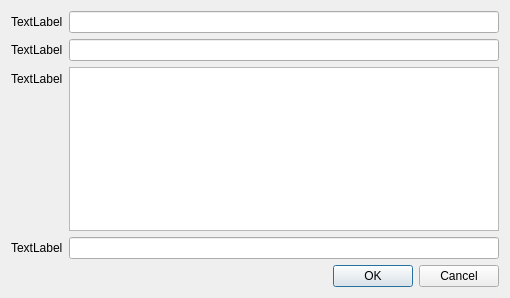
<?xml version="1.0" encoding="UTF-8"?>
<ui version="4.0">
 <class>Dialog</class>
 <widget class="QDialog" name="Dialog">
  <property name="geometry">
   <rect>
    <x>0</x>
    <y>0</y>
    <width>510</width>
    <height>298</height>
   </rect>
  </property>
  <property name="windowTitle">
   <string>Dialog</string>
  </property>
  <property name="modal">
   <bool>true</bool>
  </property>
  <layout class="QFormLayout" name="formLayout">
   <item row="0" column="0">
    <widget class="QLabel" name="user_label">
     <property name="text">
      <string>TextLabel</string>
     </property>
    </widget>
   </item>
   <item row="0" column="1">
    <widget class="QLineEdit" name="user_line_edit"/>
   </item>
   <item row="2" column="0">
    <widget class="QLabel" name="tip_label">
     <property name="text">
      <string>TextLabel</string>
     </property>
    </widget>
   </item>
   <item row="2" column="1">
    <widget class="QTextEdit" name="tip_text_edit"/>
   </item>
   <item row="4" column="0" colspan="2">
    <widget class="QDialogButtonBox" name="button_box">
     <property name="standardButtons">
      <set>QDialogButtonBox::Cancel|QDialogButtonBox::Ok</set>
     </property>
    </widget>
   </item>
   <item row="1" column="1">
    <widget class="QLineEdit" name="path_line_edit"/>
   </item>
   <item row="1" column="0">
    <widget class="QLabel" name="path_label">
     <property name="text">
      <string>TextLabel</string>
     </property>
    </widget>
   </item>
   <item row="3" column="0">
    <widget class="QLabel" name="link_label">
     <property name="text">
      <string>TextLabel</string>
     </property>
    </widget>
   </item>
   <item row="3" column="1">
    <widget class="QLineEdit" name="link_line_edit"/>
   </item>
  </layout>
 </widget>
 <resources/>
 <connections/>
</ui>
